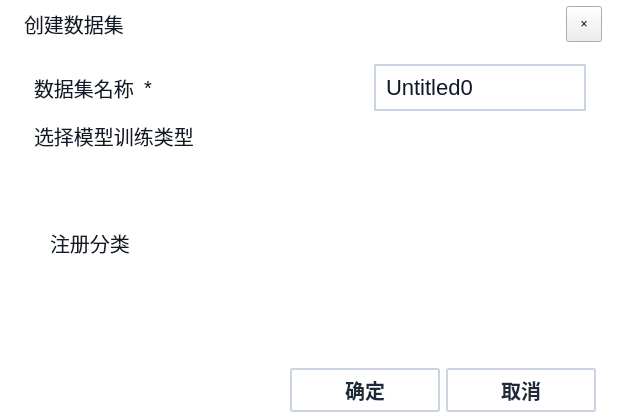
<?xml version="1.0" encoding="UTF-8"?>
<ui version="4.0">
 <class>CreateDatasetDialog</class>
 <widget class="QDialog" name="CreateDatasetDialog">
  <property name="geometry"><rect><x>0</x><y>0</y><width>620</width><height>420</height></rect></property>
  <property name="minimumSize"><size><width>560</width><height>360</height></size></property>
  <property name="windowTitle"><string>创建数据集</string></property>
  <property name="modal"><bool>true</bool></property>
  <property name="styleSheet"><string notr="true">QDialog{background:#ffffff;color:#111827;font-size:20px;}
QFrame[panelRole=&quot;datasetDialogHeader&quot;]{background:#4b5563;border-top:4px solid #ff7a00;}
QFrame[panelRole=&quot;datasetDialogContent&quot;]{background:#ffffff;}
QFrame[panelRole=&quot;datasetDialogFooter&quot;]{background:#e5e7eb;}
QFrame[panelRole=&quot;datasetTypeTile&quot;]{background:#27323f;border:4px solid #ff7a00;border-radius:0;}
QLabel{background:transparent;color:#111827;font-size:20px;}
QLabel[role=&quot;dialogTitle&quot;]{color:#ffffff;font-size:22px;font-weight:700;}
QLabel[role=&quot;fieldLabel&quot;]{color:#374151;font-size:21px;font-weight:600;}
QLabel[role=&quot;requiredMark&quot;]{color:#ef4444;font-size:24px;font-weight:800;}
QLabel[role=&quot;datasetTypeName&quot;]{color:#ffffff;font-size:22px;font-weight:800;}
QLineEdit{background:#ffffff;color:#111827;border:2px solid #cbd5e1;border-radius:2px;padding:8px;font-size:22px;}
QPushButton{background:#ffffff;color:#1f2937;border:2px solid #cbd5e1;border-radius:3px;font-size:20px;font-weight:700;}
QPushButton[actionRole=&quot;confirm&quot;]{background:#ff7a00;color:#ffffff;border-color:#ff7a00;}
QPushButton[actionRole=&quot;cancel&quot;]{background:#ffffff;color:#374151;border-color:#cbd5e1;}
QToolButton[buttonRole=&quot;closeButton&quot;]{background:transparent;color:#ffffff;border:0;font-size:28px;font-weight:800;}</string></property>
  <layout class="QVBoxLayout" name="rootLayout"><property name="spacing"><number>0</number></property><property name="leftMargin"><number>0</number></property><property name="topMargin"><number>0</number></property><property name="rightMargin"><number>0</number></property><property name="bottomMargin"><number>0</number></property>
   <item><widget class="QFrame" name="headerFrame"><property name="panelRole" stdset="0"><string>datasetDialogHeader</string></property><layout class="QHBoxLayout" name="headerLayout"><property name="leftMargin"><number>24</number></property><property name="topMargin"><number>6</number></property><property name="rightMargin"><number>18</number></property><property name="bottomMargin"><number>6</number></property><item><widget class="QLabel" name="titleLabel"><property name="role" stdset="0"><string>dialogTitle</string></property><property name="text"><string>创建数据集</string></property></widget></item><item><spacer name="headerSpacer"><property name="orientation"><enum>Qt::Horizontal</enum></property><property name="sizeHint" stdset="0"><size><width>40</width><height>20</height></size></property></spacer></item><item><widget class="QToolButton" name="closeButton"><property name="minimumSize"><size><width>36</width><height>36</height></size></property><property name="buttonRole" stdset="0"><string>closeButton</string></property><property name="text"><string>×</string></property></widget></item></layout></widget></item>
   <item><widget class="QFrame" name="datasetDialogContent"><property name="panelRole" stdset="0"><string>datasetDialogContent</string></property><layout class="QVBoxLayout" name="contentLayout"><property name="leftMargin"><number>34</number></property><property name="topMargin"><number>16</number></property><property name="rightMargin"><number>34</number></property><property name="bottomMargin"><number>16</number></property><property name="spacing"><number>10</number></property>
    <item><layout class="QHBoxLayout" name="nameLayout"><item><widget class="QLabel" name="nameLabel"><property name="role" stdset="0"><string>fieldLabel</string></property><property name="text"><string>数据集名称</string></property></widget></item><item><widget class="QLabel" name="requiredLabel"><property name="role" stdset="0"><string>requiredMark</string></property><property name="text"><string>*</string></property></widget></item><item><spacer name="nameSpacer"><property name="orientation"><enum>Qt::Horizontal</enum></property><property name="sizeHint" stdset="0"><size><width>16</width><height>20</height></size></property></spacer></item><item><widget class="QLineEdit" name="datasetNameLineEdit"><property name="minimumSize"><size><width>0</width><height>46</height></size></property><property name="text"><string>Untitled0</string></property></widget></item></layout></item>
    <item><widget class="QLabel" name="typeLabel"><property name="role" stdset="0"><string>fieldLabel</string></property><property name="text"><string>选择模型训练类型</string></property></widget></item>
    <item alignment="Qt::AlignLeft"><widget class="QFrame" name="typeTile"><property name="minimumSize"><size><width>190</width><height>112</height></size></property><property name="panelRole" stdset="0"><string>datasetTypeTile</string></property><layout class="QVBoxLayout" name="typeLayout"><property name="leftMargin"><number>16</number></property><property name="topMargin"><number>10</number></property><property name="rightMargin"><number>16</number></property><property name="bottomMargin"><number>10</number></property><item><widget class="QLabel" name="datasetTypeIconLabel"><property name="text"><string/></property></widget></item><item><spacer name="typeSpacer"><property name="orientation"><enum>Qt::Vertical</enum></property><property name="sizeType"><enum>QSizePolicy::Fixed</enum></property><property name="sizeHint" stdset="0"><size><width>20</width><height>4</height></size></property></spacer></item><item><widget class="QLabel" name="typeNameLabel"><property name="role" stdset="0"><string>datasetTypeName</string></property><property name="text"><string>注册分类</string></property></widget></item></layout></widget></item>
    <item><spacer name="contentSpacer"><property name="orientation"><enum>Qt::Vertical</enum></property><property name="sizeHint" stdset="0"><size><width>20</width><height>40</height></size></property></spacer></item>
   </layout></widget></item>
   <item><widget class="QFrame" name="footerFrame"><property name="panelRole" stdset="0"><string>datasetDialogFooter</string></property><layout class="QHBoxLayout" name="footerLayout"><property name="leftMargin"><number>24</number></property><property name="topMargin"><number>8</number></property><property name="rightMargin"><number>24</number></property><property name="bottomMargin"><number>8</number></property><item><spacer name="footerSpacer"><property name="orientation"><enum>Qt::Horizontal</enum></property><property name="sizeHint" stdset="0"><size><width>40</width><height>20</height></size></property></spacer></item><item><widget class="QPushButton" name="okButton"><property name="minimumSize"><size><width>150</width><height>44</height></size></property><property name="actionRole" stdset="0"><string>confirm</string></property><property name="text"><string>确定</string></property></widget></item><item><widget class="QPushButton" name="cancelButton"><property name="minimumSize"><size><width>150</width><height>44</height></size></property><property name="actionRole" stdset="0"><string>cancel</string></property><property name="text"><string>取消</string></property></widget></item></layout></widget></item>
  </layout>
 </widget>
 <resources/>
 <connections/>
</ui>
